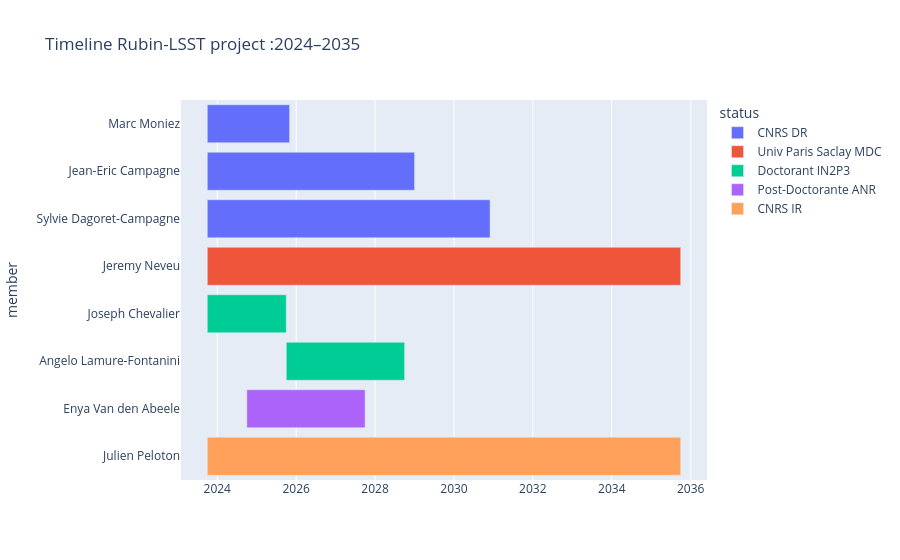

This figure's notebook cell:
### Code cell
import plotly.express as px

fig = px.timeline(df_timeline, x_start="start", x_end="end", y="member", color="status", title="Timeline Rubin-LSST project :2024–2035")
fig.update_yaxes(autorange="reversed")  # Pour avoir Auxtel en haut
fig.show()

### Figure 1 — Plotly figure (JSON) as saved in the notebook; plotly's stock layout.template omitted (floating-point values rounded to 4 significant figures)
{"data": [{"base": ["2023-10-01T00:00:00.000000000", "2023-10-01T00:00:00.000000000", "2023-10-01T00:00:00.000000000"], "hovertemplate": "status=CNRS DR<br>start=%{base}<br>end=%{x}<br>member=%{y}<extra></extra>", "legendgroup": "CNRS DR", "marker": {"color": "#636efa", "pattern": {"shape": ""}}, "name": "CNRS DR", "orientation": "h", "showlegend": true, "textposition": "auto", "type": "bar", "x": [65836800000, 165801600000, 226195200000], "xaxis": "x", "y": ["Marc Moniez", "Jean-Eric Campagne", "Sylvie Dagoret-Campagne"], "yaxis": "y"}, {"base": ["2023-10-01T00:00:00.000000000"], "hovertemplate": "status=Univ Paris Saclay MDC<br>start=%{base}<br>end=%{x}<br>member=%{y}<extra></extra>", "legendgroup": "Univ Paris Saclay MDC", "marker": {"color": "#EF553B", "pattern": {"shape": ""}}, "name": "Univ Paris Saclay MDC", "orientation": "h", "showlegend": true, "textposition": "auto", "type": "bar", "x": [378691200000], "xaxis": "x", "y": ["Jeremy Neveu"], "yaxis": "y"}, {"base": ["2023-10-01T00:00:00.000000000", "2025-10-01T00:00:00.000000000"], "hovertemplate": "status=Doctorant IN2P3<br>start=%{base}<br>end=%{x}<br>member=%{y}<extra></extra>", "legendgroup": "Doctorant IN2P3", "marker": {"color": "#00cc96", "pattern": {"shape": ""}}, "name": "Doctorant IN2P3", "orientation": "h", "showlegend": true, "textposition": "auto", "type": "bar", "x": [63158400000, 94694400000], "xaxis": "x", "y": ["Joseph Chevalier", "Angelo Lamure-Fontanini"], "yaxis": "y"}, {"base": ["2024-10-01T00:00:00.000000000"], "hovertemplate": "status=Post-Doctorante ANR<br>start=%{base}<br>end=%{x}<br>member=%{y}<extra></extra>", "legendgroup": "Post-Doctorante ANR", "marker": {"color": "#ab63fa", "pattern": {"shape": ""}}, "name": "Post-Doctorante ANR", "orientation": "h", "showlegend": true, "textposition": "auto", "type": "bar", "x": [94608000000], "xaxis": "x", "y": ["Enya Van den Abeele"], "yaxis": "y"}, {"base": ["2023-10-01T00:00:00.000000000"], "hovertemplate": "status=CNRS IR<br>start=%{base}<br>end=%{x}<br>member=%{y}<extra></extra>", "legendgroup": "CNRS IR", "marker": {"color": "#FFA15A", "pattern": {"shape": ""}}, "name": "CNRS IR", "orientation": "h", "showlegend": true, "textposition": "auto", "type": "bar", "x": [378691200000], "xaxis": "x", "y": ["Julien Peloton"], "yaxis": "y"}], "layout": {"barmode": "overlay", "legend": {"title": {"text": "status"}, "tracegroupgap": 0}, "title": {"text": "Timeline Rubin-LSST project :2024–2035"}, "xaxis": {"anchor": "y", "domain": [0, 1], "type": "date"}, "yaxis": {"anchor": "x", "autorange": "reversed", "domain": [0, 1], "title": {"text": "member"}}}}
